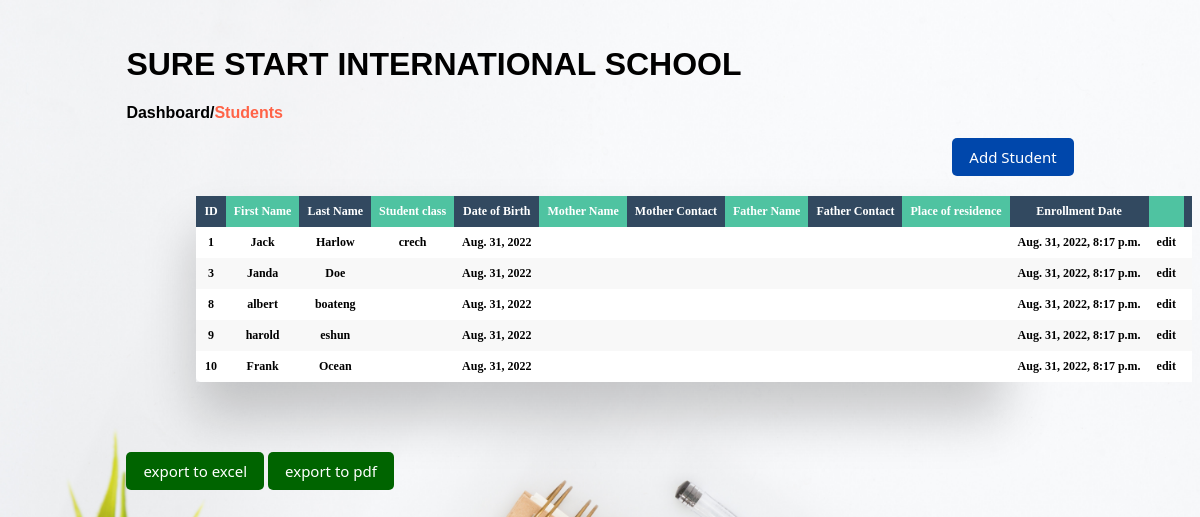
The app's page /dashboard/students, older data.
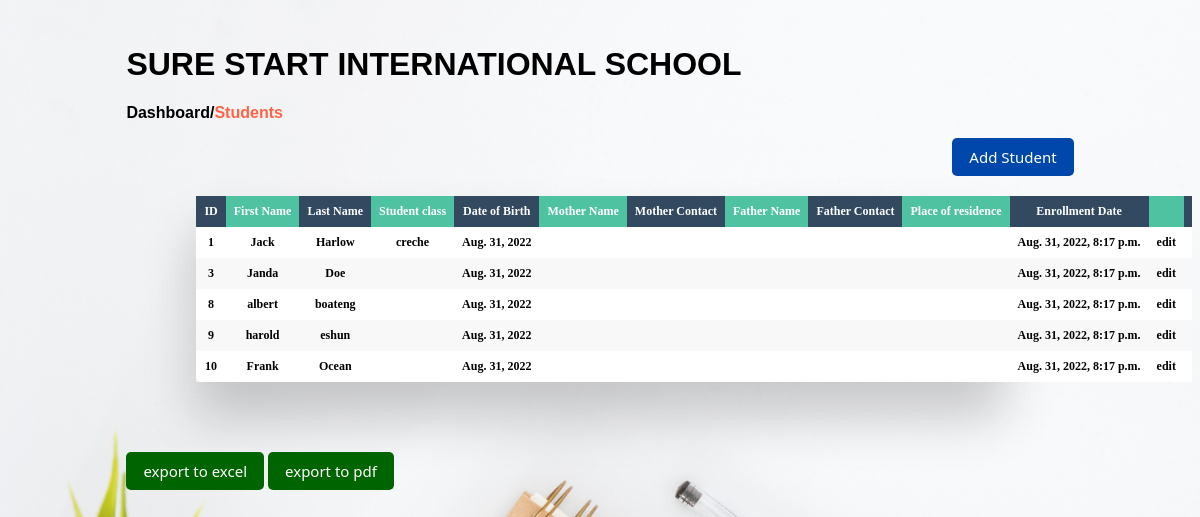
The same page, newer data.
### students/models.py (models this page shows, shortened)
class Student(models.Model):
    student_id = models.AutoField(primary_key=True)
    first_name = models.CharField(max_length=255, blank=True)
    last_name = models.CharField(max_length=255, blank=True)
    student_class = models.CharField(max_length=50, blank=True)
    date_of_birth = models.DateField()
    mother_name = models.CharField(max_length=255, blank=True)
    mother_contact = models.CharField(max_length=255, blank=True)
    father_name = models.CharField(max_length=255, blank=True)
    father_contact = models.CharField(max_length=255, blank=True)
    place_of_residence = models.CharField(max_length=255, blank=True)
    date_enrolled = models.DateTimeField(auto_now_add=True, blank=True, null=True)

### students/views.py (the view)
# urls.py: path('dashboard/students',list_and_create,name='students'),
def list_and_create(request):
    form = StudentCreationForm(request.POST or None)
    if request.method == 'POST' and form.is_valid():
        form.save()
    objects = Student.objects.all()
    return render(request, 'student_list.html', {'objects': objects, 'form': form})

### templates/student_list.html (shortened to what this page needs)
{% extends 'base.html' %}
{% block content %}
<div class="dashboard-container">
    <div class="top-nav">
        <h1><a href="{% url 'dashboard' %}">SURE START INTERNATIONAL SCHOOL</a></h1>
        <p><a href="{% url 'dashboard' %}">Dashboard</a>/<a href="{% url 'students' %}" class="active-link">Students</a></p>
    </div>
    <div class="add-div">
        <a href="#" id="modal-btn"><button class="btn-primary btn-primary-wd">Add Student</button></a>
    </div>
    <div class="table-wrapper" id="student_table_div">
        <table class="fl-table" id="table2excel">
            <thead>
                <tr>
                    <th>ID</th>
                    <th>First Name</th>
                    <th>Last Name</th>
                    <th>Student class</th>
                    <th>Date of Birth</th>
                    <th>Mother Name</th>
                    <th>Mother Contact</th>
                    <th>Father Name</th>
                    <th>Father Contact</th>
                    <th>Place of residence</th>
                    <th>Enrollment Date</th>
                    <th class="excludeThisClass"></th>
                    <th class="excludeThisClass"></th>
                </tr>
            </thead>
            <tbody>
                {% for student in objects %}
                    <tr>
                        <th>{{ student.student_id }}</th>
                        <th>{{ student.first_name }}</th>
                        <th>{{ student.last_name }}</th>
                        <th>{{ student.student_class }}</th>
                        <th>{{ student.date_of_birth }}</th>
                        <th>{{ student.mother_name }}</th>
                        <th>{{ student.mother_contact }}</th>
                        <th>{{ student.father_name }}</th>
                        <th>{{ student.father_contact }}</th>
                        <th>{{ student.place_of_residence }}</th>
                        <th>{{ student.date_enrolled }}</th>
                        <th class="excludeThisClass"><a href="{% url 'student_edit' student.pk %}">edit</a></th>
                        <th class="excludeThisClass"><a href="{% url 'student_delete' student.pk %}">del</a></th>
                    </tr>
                {% endfor %}
            </tbody>
        </table>
    </div>
    <button id="btnExport_excel" class="btn-primary btn-primary-wd info-btn-1">export to excel</button>
    <button id="btnExport_pdf"  class="btn-primary btn-primary-wd info-btn-1">export to pdf</button>
</div>
{% endblock content %}

Row changes from the older to the newer data that the page shows:
changed Student "Jack": student_class "crech" → "creche"
